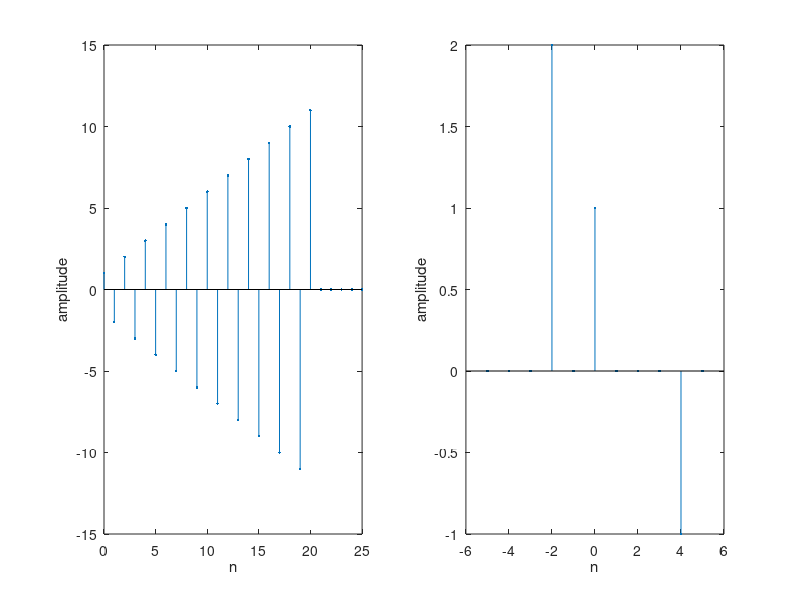

This chart was generated by the following MATLAB code:
clc; 
clear all; 
close all; 
for n=0:25;
s=0;
for m=0:10
s=s+(m+1)*(((n-2*m)==0)-((n-2*m+1)==0));
end 
x1(n+1)=s; 
end
n=0:25;
subplot(121); stem(n,x1,'.');
xlabel('n'); ylabel('amplitude'); 
n=-5:5;
x2=2*(n+2==0)+(n==0)-(n-4==0);
subplot(122); 
stem(n,x2,'.'); 
xlabel('n'); 
ylabel('amplitude');
